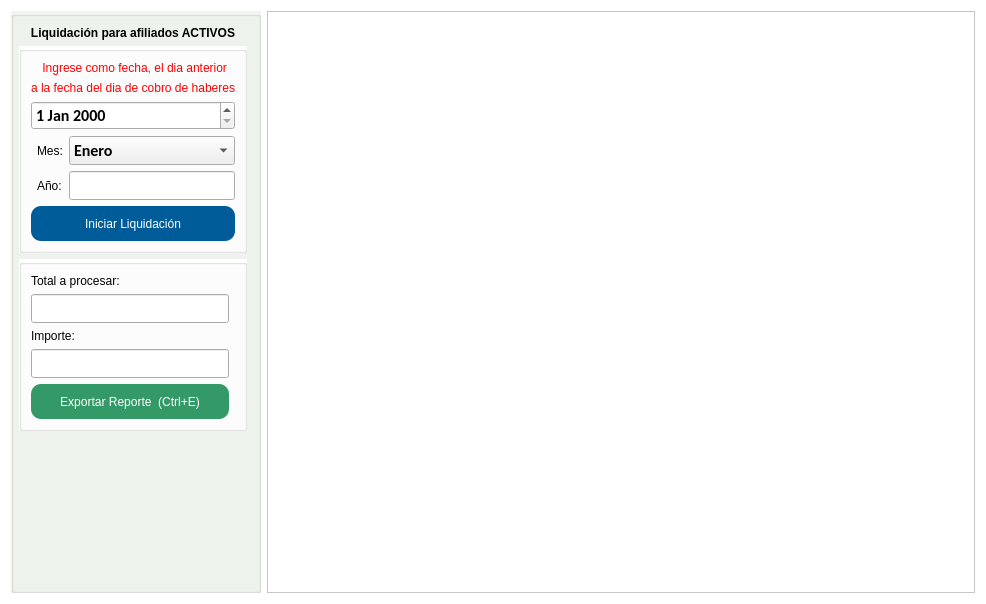
<?xml version="1.0" encoding="UTF-8"?>
<ui version="4.0">
 <class>Form</class>
 <widget class="QWidget" name="Form">
  <property name="geometry">
   <rect>
    <x>0</x>
    <y>0</y>
    <width>986</width>
    <height>604</height>
   </rect>
  </property>
  <property name="palette">
   <palette>
    <active>
     <colorrole role="WindowText">
      <brush brushstyle="SolidPattern">
       <color alpha="255">
        <red>0</red>
        <green>0</green>
        <blue>0</blue>
       </color>
      </brush>
     </colorrole>
     <colorrole role="Button">
      <brush brushstyle="SolidPattern">
       <color alpha="255">
        <red>255</red>
        <green>255</green>
        <blue>255</blue>
       </color>
      </brush>
     </colorrole>
     <colorrole role="Light">
      <brush brushstyle="SolidPattern">
       <color alpha="255">
        <red>255</red>
        <green>255</green>
        <blue>255</blue>
       </color>
      </brush>
     </colorrole>
     <colorrole role="Midlight">
      <brush brushstyle="SolidPattern">
       <color alpha="255">
        <red>255</red>
        <green>255</green>
        <blue>255</blue>
       </color>
      </brush>
     </colorrole>
     <colorrole role="Dark">
      <brush brushstyle="SolidPattern">
       <color alpha="255">
        <red>127</red>
        <green>127</green>
        <blue>127</blue>
       </color>
      </brush>
     </colorrole>
     <colorrole role="Mid">
      <brush brushstyle="SolidPattern">
       <color alpha="255">
        <red>170</red>
        <green>170</green>
        <blue>170</blue>
       </color>
      </brush>
     </colorrole>
     <colorrole role="Text">
      <brush brushstyle="SolidPattern">
       <color alpha="255">
        <red>0</red>
        <green>0</green>
        <blue>0</blue>
       </color>
      </brush>
     </colorrole>
     <colorrole role="BrightText">
      <brush brushstyle="SolidPattern">
       <color alpha="255">
        <red>255</red>
        <green>255</green>
        <blue>255</blue>
       </color>
      </brush>
     </colorrole>
     <colorrole role="ButtonText">
      <brush brushstyle="SolidPattern">
       <color alpha="255">
        <red>0</red>
        <green>0</green>
        <blue>0</blue>
       </color>
      </brush>
     </colorrole>
     <colorrole role="Base">
      <brush brushstyle="SolidPattern">
       <color alpha="255">
        <red>255</red>
        <green>255</green>
        <blue>255</blue>
       </color>
      </brush>
     </colorrole>
     <colorrole role="Window">
      <brush brushstyle="SolidPattern">
       <color alpha="255">
        <red>255</red>
        <green>255</green>
        <blue>255</blue>
       </color>
      </brush>
     </colorrole>
     <colorrole role="Shadow">
      <brush brushstyle="SolidPattern">
       <color alpha="255">
        <red>0</red>
        <green>0</green>
        <blue>0</blue>
       </color>
      </brush>
     </colorrole>
     <colorrole role="AlternateBase">
      <brush brushstyle="SolidPattern">
       <color alpha="255">
        <red>255</red>
        <green>255</green>
        <blue>255</blue>
       </color>
      </brush>
     </colorrole>
     <colorrole role="ToolTipBase">
      <brush brushstyle="SolidPattern">
       <color alpha="255">
        <red>255</red>
        <green>255</green>
        <blue>220</blue>
       </color>
      </brush>
     </colorrole>
     <colorrole role="ToolTipText">
      <brush brushstyle="SolidPattern">
       <color alpha="255">
        <red>0</red>
        <green>0</green>
        <blue>0</blue>
       </color>
      </brush>
     </colorrole>
    </active>
    <inactive>
     <colorrole role="WindowText">
      <brush brushstyle="SolidPattern">
       <color alpha="255">
        <red>0</red>
        <green>0</green>
        <blue>0</blue>
       </color>
      </brush>
     </colorrole>
     <colorrole role="Button">
      <brush brushstyle="SolidPattern">
       <color alpha="255">
        <red>255</red>
        <green>255</green>
        <blue>255</blue>
       </color>
      </brush>
     </colorrole>
     <colorrole role="Light">
      <brush brushstyle="SolidPattern">
       <color alpha="255">
        <red>255</red>
        <green>255</green>
        <blue>255</blue>
       </color>
      </brush>
     </colorrole>
     <colorrole role="Midlight">
      <brush brushstyle="SolidPattern">
       <color alpha="255">
        <red>255</red>
        <green>255</green>
        <blue>255</blue>
       </color>
      </brush>
     </colorrole>
     <colorrole role="Dark">
      <brush brushstyle="SolidPattern">
       <color alpha="255">
        <red>127</red>
        <green>127</green>
        <blue>127</blue>
       </color>
      </brush>
     </colorrole>
     <colorrole role="Mid">
      <brush brushstyle="SolidPattern">
       <color alpha="255">
        <red>170</red>
        <green>170</green>
        <blue>170</blue>
       </color>
      </brush>
     </colorrole>
     <colorrole role="Text">
      <brush brushstyle="SolidPattern">
       <color alpha="255">
        <red>0</red>
        <green>0</green>
        <blue>0</blue>
       </color>
      </brush>
     </colorrole>
     <colorrole role="BrightText">
      <brush brushstyle="SolidPattern">
       <color alpha="255">
        <red>255</red>
        <green>255</green>
        <blue>255</blue>
       </color>
      </brush>
     </colorrole>
     <colorrole role="ButtonText">
      <brush brushstyle="SolidPattern">
       <color alpha="255">
        <red>0</red>
        <green>0</green>
        <blue>0</blue>
       </color>
      </brush>
     </colorrole>
     <colorrole role="Base">
      <brush brushstyle="SolidPattern">
       <color alpha="255">
        <red>255</red>
        <green>255</green>
        <blue>255</blue>
       </color>
      </brush>
     </colorrole>
     <colorrole role="Window">
      <brush brushstyle="SolidPattern">
       <color alpha="255">
        <red>255</red>
        <green>255</green>
        <blue>255</blue>
       </color>
      </brush>
     </colorrole>
     <colorrole role="Shadow">
      <brush brushstyle="SolidPattern">
       <color alpha="255">
        <red>0</red>
        <green>0</green>
        <blue>0</blue>
       </color>
      </brush>
     </colorrole>
     <colorrole role="AlternateBase">
      <brush brushstyle="SolidPattern">
       <color alpha="255">
        <red>255</red>
        <green>255</green>
        <blue>255</blue>
       </color>
      </brush>
     </colorrole>
     <colorrole role="ToolTipBase">
      <brush brushstyle="SolidPattern">
       <color alpha="255">
        <red>255</red>
        <green>255</green>
        <blue>220</blue>
       </color>
      </brush>
     </colorrole>
     <colorrole role="ToolTipText">
      <brush brushstyle="SolidPattern">
       <color alpha="255">
        <red>0</red>
        <green>0</green>
        <blue>0</blue>
       </color>
      </brush>
     </colorrole>
    </inactive>
    <disabled>
     <colorrole role="WindowText">
      <brush brushstyle="SolidPattern">
       <color alpha="255">
        <red>127</red>
        <green>127</green>
        <blue>127</blue>
       </color>
      </brush>
     </colorrole>
     <colorrole role="Button">
      <brush brushstyle="SolidPattern">
       <color alpha="255">
        <red>255</red>
        <green>255</green>
        <blue>255</blue>
       </color>
      </brush>
     </colorrole>
     <colorrole role="Light">
      <brush brushstyle="SolidPattern">
       <color alpha="255">
        <red>255</red>
        <green>255</green>
        <blue>255</blue>
       </color>
      </brush>
     </colorrole>
     <colorrole role="Midlight">
      <brush brushstyle="SolidPattern">
       <color alpha="255">
        <red>255</red>
        <green>255</green>
        <blue>255</blue>
       </color>
      </brush>
     </colorrole>
     <colorrole role="Dark">
      <brush brushstyle="SolidPattern">
       <color alpha="255">
        <red>127</red>
        <green>127</green>
        <blue>127</blue>
       </color>
      </brush>
     </colorrole>
     <colorrole role="Mid">
      <brush brushstyle="SolidPattern">
       <color alpha="255">
        <red>170</red>
        <green>170</green>
        <blue>170</blue>
       </color>
      </brush>
     </colorrole>
     <colorrole role="Text">
      <brush brushstyle="SolidPattern">
       <color alpha="255">
        <red>127</red>
        <green>127</green>
        <blue>127</blue>
       </color>
      </brush>
     </colorrole>
     <colorrole role="BrightText">
      <brush brushstyle="SolidPattern">
       <color alpha="255">
        <red>255</red>
        <green>255</green>
        <blue>255</blue>
       </color>
      </brush>
     </colorrole>
     <colorrole role="ButtonText">
      <brush brushstyle="SolidPattern">
       <color alpha="255">
        <red>127</red>
        <green>127</green>
        <blue>127</blue>
       </color>
      </brush>
     </colorrole>
     <colorrole role="Base">
      <brush brushstyle="SolidPattern">
       <color alpha="255">
        <red>255</red>
        <green>255</green>
        <blue>255</blue>
       </color>
      </brush>
     </colorrole>
     <colorrole role="Window">
      <brush brushstyle="SolidPattern">
       <color alpha="255">
        <red>255</red>
        <green>255</green>
        <blue>255</blue>
       </color>
      </brush>
     </colorrole>
     <colorrole role="Shadow">
      <brush brushstyle="SolidPattern">
       <color alpha="255">
        <red>0</red>
        <green>0</green>
        <blue>0</blue>
       </color>
      </brush>
     </colorrole>
     <colorrole role="AlternateBase">
      <brush brushstyle="SolidPattern">
       <color alpha="255">
        <red>255</red>
        <green>255</green>
        <blue>255</blue>
       </color>
      </brush>
     </colorrole>
     <colorrole role="ToolTipBase">
      <brush brushstyle="SolidPattern">
       <color alpha="255">
        <red>255</red>
        <green>255</green>
        <blue>220</blue>
       </color>
      </brush>
     </colorrole>
     <colorrole role="ToolTipText">
      <brush brushstyle="SolidPattern">
       <color alpha="255">
        <red>0</red>
        <green>0</green>
        <blue>0</blue>
       </color>
      </brush>
     </colorrole>
    </disabled>
   </palette>
  </property>
  <property name="windowTitle">
   <string>Form</string>
  </property>
  <layout class="QGridLayout" name="gridLayout_4" columnstretch="2,98">
   <item row="0" column="0">
    <widget class="QGroupBox" name="groupBox">
     <property name="sizePolicy">
      <sizepolicy hsizetype="Preferred" vsizetype="Preferred">
       <horstretch>0</horstretch>
       <verstretch>0</verstretch>
      </sizepolicy>
     </property>
     <property name="font">
      <font>
       <family>Calibri</family>
       <pointsize>12</pointsize>
       <weight>75</weight>
       <bold>true</bold>
      </font>
     </property>
     <property name="styleSheet">
      <string notr="true">#groupBox{
background-color: #F0F5EF}
</string>
     </property>
     <property name="title">
      <string/>
     </property>
     <property name="flat">
      <bool>false</bool>
     </property>
     <property name="checkable">
      <bool>false</bool>
     </property>
     <layout class="QGridLayout" name="gridLayout" rowstretch="0,0,0,0,0,0,0,0,10">
      <property name="leftMargin">
       <number>5</number>
      </property>
      <property name="rightMargin">
       <number>5</number>
      </property>
      <item row="8" column="0" colspan="2">
       <spacer name="verticalSpacer">
        <property name="font">
         <font>
          <family>Calibri</family>
          <pointsize>12</pointsize>
          <weight>75</weight>
          <bold>true</bold>
         </font>
        </property>
        <property name="orientation">
         <enum>Qt::Vertical</enum>
        </property>
        <property name="sizeHint" stdset="0">
         <size>
          <width>20</width>
          <height>40</height>
         </size>
        </property>
       </spacer>
      </item>
      <item row="1" column="0">
       <widget class="QLabel" name="label_2">
        <property name="sizePolicy">
         <sizepolicy hsizetype="Preferred" vsizetype="Fixed">
          <horstretch>0</horstretch>
          <verstretch>0</verstretch>
         </sizepolicy>
        </property>
        <property name="font">
         <font>
          <weight>75</weight>
          <bold>true</bold>
         </font>
        </property>
        <property name="styleSheet">
         <string notr="true"/>
        </property>
        <property name="frameShape">
         <enum>QFrame::NoFrame</enum>
        </property>
        <property name="text">
         <string>Liquidación para afiliados ACTIVOS</string>
        </property>
        <property name="textFormat">
         <enum>Qt::AutoText</enum>
        </property>
        <property name="alignment">
         <set>Qt::AlignCenter</set>
        </property>
       </widget>
      </item>
      <item row="2" column="0">
       <widget class="QGroupBox" name="groupBox_2">
        <property name="sizePolicy">
         <sizepolicy hsizetype="Preferred" vsizetype="Preferred">
          <horstretch>0</horstretch>
          <verstretch>0</verstretch>
         </sizepolicy>
        </property>
        <property name="font">
         <font>
          <family>Calibri</family>
          <pointsize>12</pointsize>
          <weight>75</weight>
          <bold>true</bold>
         </font>
        </property>
        <property name="styleSheet">
         <string notr="true">#groupBox_2{
background-color:#FFFFFF
}</string>
        </property>
        <property name="title">
         <string/>
        </property>
        <layout class="QGridLayout" name="gridLayout_2">
         <item row="5" column="0" colspan="3">
          <widget class="QPushButton" name="btn_procesar_liq">
           <property name="sizePolicy">
            <sizepolicy hsizetype="Preferred" vsizetype="Preferred">
             <horstretch>0</horstretch>
             <verstretch>0</verstretch>
            </sizepolicy>
           </property>
           <property name="minimumSize">
            <size>
             <width>150</width>
             <height>35</height>
            </size>
           </property>
           <property name="styleSheet">
            <string notr="true">#btn_procesar_liq{
background-color:#005c99;
color: #FFFFFF;
border-radius: 10px;
}

#btn_procesar_liq:hover{
background-color:#004d80;
color: #FFFFFF;
}</string>
           </property>
           <property name="text">
            <string>Iniciar Liquidación</string>
           </property>
           <property name="icon">
            <iconset>
             <normaloff>../iconos/refresh.ico</normaloff>../iconos/refresh.ico</iconset>
           </property>
           <property name="iconSize">
            <size>
             <width>20</width>
             <height>20</height>
            </size>
           </property>
          </widget>
         </item>
         <item row="0" column="0" colspan="3">
          <widget class="QLabel" name="label">
           <property name="styleSheet">
            <string notr="true">#label{
color: red;
}</string>
           </property>
           <property name="text">
            <string> Ingrese como fecha, el dia anterior</string>
           </property>
           <property name="alignment">
            <set>Qt::AlignCenter</set>
           </property>
          </widget>
         </item>
         <item row="4" column="2">
          <widget class="QLineEdit" name="liq_anio">
           <property name="sizePolicy">
            <sizepolicy hsizetype="Expanding" vsizetype="Expanding">
             <horstretch>0</horstretch>
             <verstretch>0</verstretch>
            </sizepolicy>
           </property>
           <property name="font">
            <font>
             <family>Calibri</family>
             <pointsize>12</pointsize>
             <weight>75</weight>
             <bold>true</bold>
            </font>
           </property>
          </widget>
         </item>
         <item row="3" column="2">
          <widget class="QComboBox" name="liq_mes">
           <property name="sizePolicy">
            <sizepolicy hsizetype="Expanding" vsizetype="Expanding">
             <horstretch>0</horstretch>
             <verstretch>0</verstretch>
            </sizepolicy>
           </property>
           <property name="font">
            <font>
             <family>Calibri</family>
             <pointsize>12</pointsize>
             <weight>75</weight>
             <bold>true</bold>
            </font>
           </property>
           <item>
            <property name="text">
             <string>Enero</string>
            </property>
           </item>
           <item>
            <property name="text">
             <string>Febrero</string>
            </property>
           </item>
           <item>
            <property name="text">
             <string>Marzo</string>
            </property>
           </item>
           <item>
            <property name="text">
             <string>Abril</string>
            </property>
           </item>
           <item>
            <property name="text">
             <string>Mayo</string>
            </property>
           </item>
           <item>
            <property name="text">
             <string>Junio</string>
            </property>
           </item>
           <item>
            <property name="text">
             <string>Julio</string>
            </property>
           </item>
           <item>
            <property name="text">
             <string>Agosto</string>
            </property>
           </item>
           <item>
            <property name="text">
             <string>Septiembre</string>
            </property>
           </item>
           <item>
            <property name="text">
             <string>Octubre</string>
            </property>
           </item>
           <item>
            <property name="text">
             <string>Noviembre</string>
            </property>
           </item>
           <item>
            <property name="text">
             <string>Diciembre</string>
            </property>
           </item>
          </widget>
         </item>
         <item row="2" column="0" colspan="3">
          <widget class="QDateEdit" name="liq_fecha">
           <property name="sizePolicy">
            <sizepolicy hsizetype="Preferred" vsizetype="Expanding">
             <horstretch>0</horstretch>
             <verstretch>0</verstretch>
            </sizepolicy>
           </property>
           <property name="font">
            <font>
             <family>Calibri</family>
             <pointsize>12</pointsize>
             <weight>75</weight>
             <bold>true</bold>
            </font>
           </property>
          </widget>
         </item>
         <item row="1" column="0" colspan="3">
          <widget class="QLabel" name="label_4">
           <property name="styleSheet">
            <string notr="true">#label_4{
color: red;
}</string>
           </property>
           <property name="text">
            <string>a la fecha del dia de cobro de haberes</string>
           </property>
           <property name="alignment">
            <set>Qt::AlignCenter</set>
           </property>
          </widget>
         </item>
         <item row="3" column="1">
          <widget class="QLabel" name="label_5">
           <property name="text">
            <string>Mes:</string>
           </property>
          </widget>
         </item>
         <item row="4" column="1">
          <widget class="QLabel" name="label_7">
           <property name="text">
            <string>Año:</string>
           </property>
          </widget>
         </item>
        </layout>
       </widget>
      </item>
      <item row="3" column="0">
       <widget class="QGroupBox" name="groupBox_3">
        <property name="font">
         <font>
          <family>Calibri</family>
          <pointsize>12</pointsize>
          <weight>75</weight>
          <bold>true</bold>
         </font>
        </property>
        <property name="styleSheet">
         <string notr="true">#groupBox_3{
background-color:#FFFFFF
}</string>
        </property>
        <property name="title">
         <string/>
        </property>
        <layout class="QGridLayout" name="gridLayout_3">
         <item row="1" column="0" colspan="2">
          <widget class="QLabel" name="label_8">
           <property name="sizePolicy">
            <sizepolicy hsizetype="Preferred" vsizetype="Fixed">
             <horstretch>0</horstretch>
             <verstretch>0</verstretch>
            </sizepolicy>
           </property>
           <property name="styleSheet">
            <string notr="true"/>
           </property>
           <property name="frameShape">
            <enum>QFrame::NoFrame</enum>
           </property>
           <property name="text">
            <string>Total a procesar:</string>
           </property>
          </widget>
         </item>
         <item row="4" column="0">
          <widget class="QLineEdit" name="liq_importe_total">
           <property name="sizePolicy">
            <sizepolicy hsizetype="Expanding" vsizetype="Fixed">
             <horstretch>0</horstretch>
             <verstretch>0</verstretch>
            </sizepolicy>
           </property>
           <property name="font">
            <font>
             <family>Calibri</family>
             <pointsize>12</pointsize>
             <weight>75</weight>
             <bold>true</bold>
            </font>
           </property>
           <property name="focusPolicy">
            <enum>Qt::NoFocus</enum>
           </property>
          </widget>
         </item>
         <item row="2" column="0">
          <widget class="QLineEdit" name="liq_cantidad_total">
           <property name="sizePolicy">
            <sizepolicy hsizetype="Expanding" vsizetype="Fixed">
             <horstretch>0</horstretch>
             <verstretch>0</verstretch>
            </sizepolicy>
           </property>
           <property name="font">
            <font>
             <family>Calibri</family>
             <pointsize>12</pointsize>
             <weight>75</weight>
             <bold>true</bold>
            </font>
           </property>
           <property name="focusPolicy">
            <enum>Qt::NoFocus</enum>
           </property>
          </widget>
         </item>
         <item row="3" column="0" colspan="2">
          <widget class="QLabel" name="label_9">
           <property name="sizePolicy">
            <sizepolicy hsizetype="Preferred" vsizetype="Fixed">
             <horstretch>0</horstretch>
             <verstretch>0</verstretch>
            </sizepolicy>
           </property>
           <property name="styleSheet">
            <string notr="true"/>
           </property>
           <property name="frameShape">
            <enum>QFrame::NoFrame</enum>
           </property>
           <property name="text">
            <string>Importe:</string>
           </property>
          </widget>
         </item>
         <item row="5" column="0">
          <widget class="QPushButton" name="btn_exportar">
           <property name="sizePolicy">
            <sizepolicy hsizetype="Preferred" vsizetype="Preferred">
             <horstretch>0</horstretch>
             <verstretch>0</verstretch>
            </sizepolicy>
           </property>
           <property name="minimumSize">
            <size>
             <width>150</width>
             <height>35</height>
            </size>
           </property>
           <property name="styleSheet">
            <string notr="true">#btn_exportar{
background-color:#339966;
color: #FFFFFF;
border-radius: 10px;
}

#btn_exportar:hover{
background-color:#1f6040;
color: #FFFFFF;
}</string>
           </property>
           <property name="text">
            <string>Exportar Reporte  (Ctrl+E)</string>
           </property>
           <property name="icon">
            <iconset>
             <normaloff>../iconos/file_apply.ico</normaloff>../iconos/file_apply.ico</iconset>
           </property>
           <property name="iconSize">
            <size>
             <width>20</width>
             <height>20</height>
            </size>
           </property>
           <property name="shortcut">
            <string>Ctrl+E</string>
           </property>
          </widget>
         </item>
        </layout>
       </widget>
      </item>
     </layout>
    </widget>
   </item>
   <item row="0" column="1">
    <widget class="QTableView" name="tbl_liq">
     <property name="font">
      <font>
       <family>Calibri</family>
       <pointsize>12</pointsize>
       <weight>75</weight>
       <bold>true</bold>
      </font>
     </property>
     <attribute name="horizontalHeaderStretchLastSection">
      <bool>true</bool>
     </attribute>
    </widget>
   </item>
  </layout>
 </widget>
 <tabstops>
  <tabstop>liq_fecha</tabstop>
  <tabstop>liq_mes</tabstop>
  <tabstop>liq_anio</tabstop>
  <tabstop>btn_procesar_liq</tabstop>
  <tabstop>tbl_liq</tabstop>
  <tabstop>liq_cantidad_total</tabstop>
  <tabstop>liq_importe_total</tabstop>
  <tabstop>btn_exportar</tabstop>
 </tabstops>
 <resources/>
 <connections>
  <connection>
   <sender>liq_anio</sender>
   <signal>returnPressed()</signal>
   <receiver>btn_procesar_liq</receiver>
   <slot>click()</slot>
   <hints>
    <hint type="sourcelabel">
     <x>114</x>
     <y>150</y>
    </hint>
    <hint type="destinationlabel">
     <x>129</x>
     <y>177</y>
    </hint>
   </hints>
  </connection>
 </connections>
</ui>
